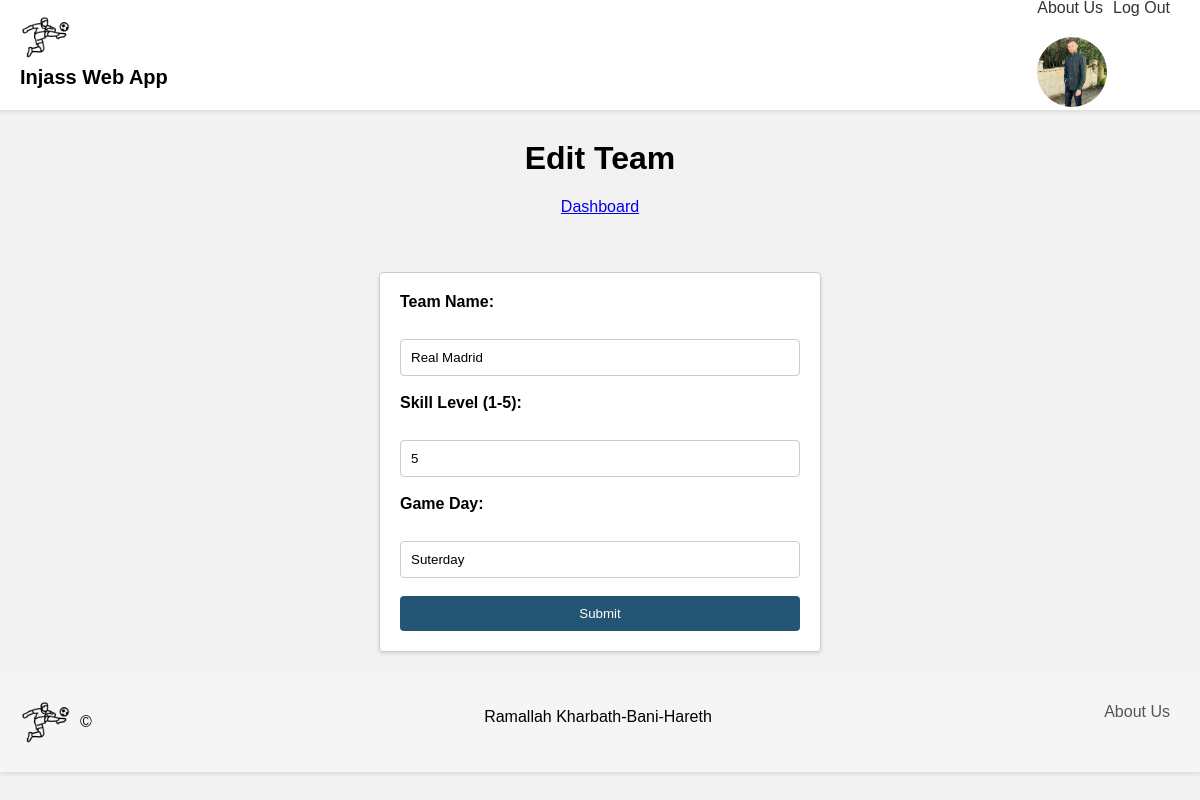
The app's page /editTeam.php?teamID=1 with its own data.
### tables this page shows
CREATE TABLE `team` (
  `team_id` int(11) NOT NULL,
  `user_id` int(11) NOT NULL,
  `team_name` varchar(250) NOT NULL,
  `skill_level` int(11) NOT NULL,
  `gameday` varchar(250) NOT NULL
);

### editTeam.php (the view, shortened to what this page needs)
<?php
    include "db.inc";
    $teamID = $_GET['teamID'];
    $query = "SELECT * FROM `team` WHERE team_id = :teamID;";
    $stmt = $pdo->prepare($query);
    $stmt->bindParam(':teamID', $teamID);
    $stmt->execute();
    $result = $stmt->fetch(PDO::FETCH_ASSOC);
?>
<!DOCTYPE html>
<html lang="en">
<head>
    <link rel="stylesheet" href="editTeam.css">
</head>
<body>
    <header>
        <div class="header-left">
        <img src="imges/soccer-player.png" alt="App Logo" class="logo">
        <label class="header-text"><strong>Injass Web App</strong></label>
        </div>
        <div class="header-right">
        <nav class="nav-links">
            <a href="about.html" class="nav-link">About Us</a>
            <a href="logout.php" class="nav-link">Log Out</a>
        </nav>
        <img src="imges/me.jpg" alt="Photo" class="photo">
        </div>
        </header>
        <h1>Edit Team</h1>
        <a href="dashboard.php">Dashboard</a>
        <br>
        <br>
        <form action="" method="post">
            <label><strong>Team Name:</strong></label><br>
            <input type="text" name="teamName" required value="<?php if ($result) { echo $result['team_name']; } ?>">
            <br>
            <br>
            <label><strong>Skill Level (1-5): </strong></label><br>
            <input type="number" name="level" min="1" max="5" required value="<?php if ($result) { echo $result['skill_level']; } ?>">
            <br>
            <br>
            <label><strong>Game Day: </strong></label><br>
            <input type="text" name="game" required value="<?php if ($result) { echo $result['gameday']; } ?>">
            <br>
            <br>
            <input type="submit" name="submit">
        </form>
        <footer>
            <div class="logoDiv">
                <img src="imges/soccer-player.png" class="logo" alt="Logo">
                <p>&copy;</p>
            </div>
            <div class="address">
                <p>Ramallah Kharbath-Bani-Hareth</p>
            </div>
            <div class="links">
                <a href="about.html">About Us</a>
            </div>
        </footer>
</body>
</html>

### editTeam.css (style rules this page uses)
body { margin: 0; padding: 0; font-family: Arial, sans-serif; background-color: #f2f2f2; }
header { background-color: #fff; padding: 20px; display: flex; align-items: center; justify-content: space-between; height: 70px; box-shadow: 0 2px 4px rgba(0, 0, 0, 0.1); }
.logo { width: 50px; height: 50px; margin-right: 10px; }
.header-text { font-size: 20px; margin-right: 20px; }
.nav-links { display: flex; }
.nav-link { text-decoration: none; color: #333; margin-right: 10px; }
.photo { max-width: 70px; height: auto; border-radius: 50%; }
h1 { text-align: center; margin-top: 30px; }
a { display: block; text-align: center; margin-bottom: 20px; }
form { max-width: 400px; margin: 0 auto; padding: 20px; background-color: #ffffff; border: 1px solid #cccccc; border-radius: 4px; box-shadow: 0 2px 4px rgba(0, 0, 0, 0.1); }
label { display: block; margin-bottom: 10px; font-weight: bold; }
input[type="text"], input[type="number"] { width: 100%; padding: 10px; border: 1px solid #cccccc; border-radius: 4px; box-sizing: border-box; }
input[type="submit"] { width: 100%; padding: 10px; background-color: #255575; color: #ffffff; border: none; border-radius: 4px; cursor: pointer; }
footer { background-color: #f5f5f5; padding: 20px; display: flex; align-items: center; justify-content: space-between; margin-top: 20px; box-shadow: 0 2px 4px rgba(0, 0, 0, 0.1); }
.address { margin-bottom: 10px; }
.links a { color: #555; text-decoration: none; margin-right: 10px; }
.logoDiv { display: flex; align-items: center; justify-content: space-between; }

### records on screen
team: teamName "Real Madrid", level "5", game "Suterday"
